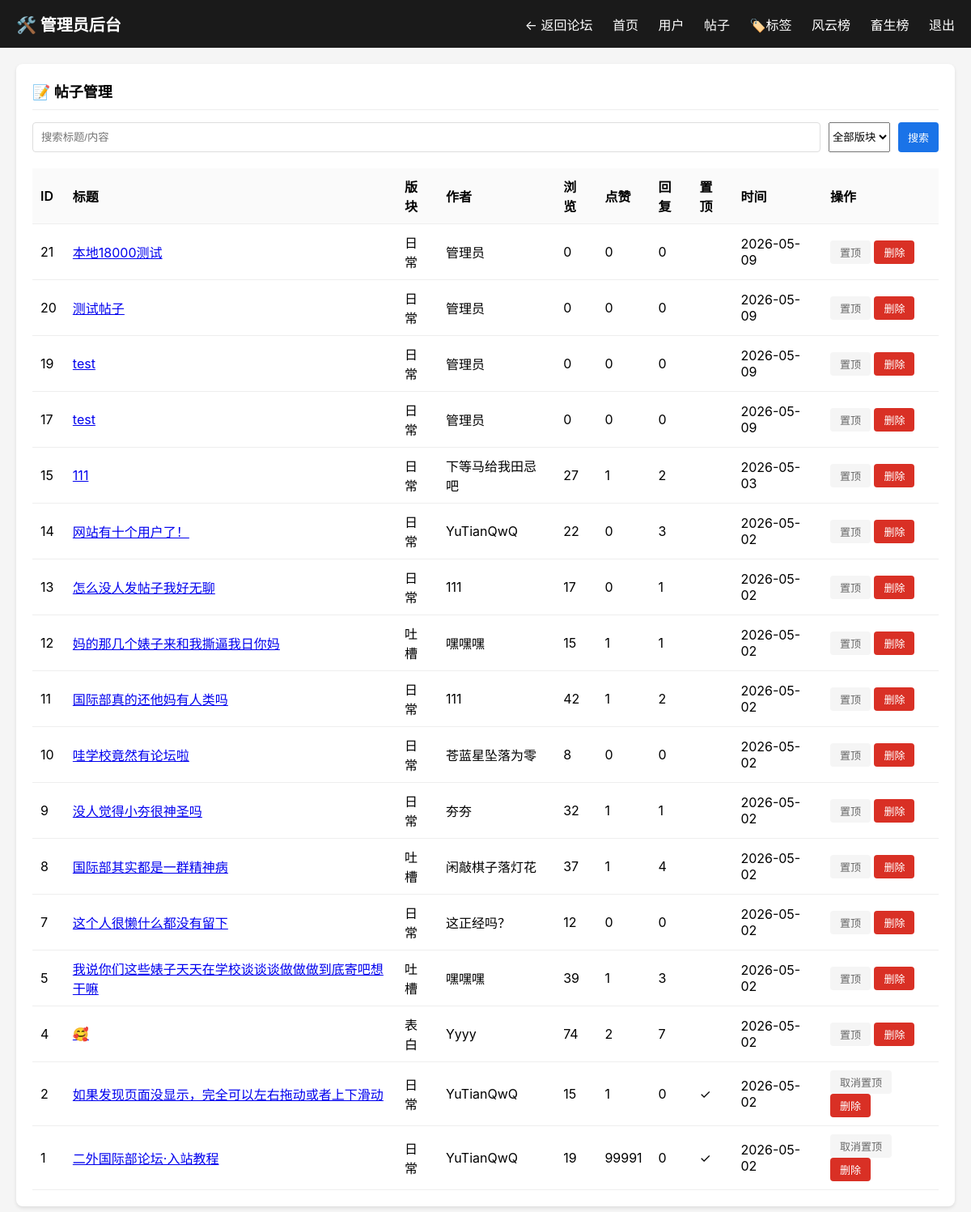
Screenshot of /manage/topics (signed in) with the database file from the repository.
### tables this page shows
CREATE TABLE topics (
            id INTEGER PRIMARY KEY AUTOINCREMENT,
            title TEXT NOT NULL,
            content TEXT NOT NULL,
            board_id INTEGER NOT NULL,
            user_id INTEGER NOT NULL,
            is_anonymous INTEGER DEFAULT 0,
            view_count INTEGER DEFAULT 0,
            like_count INTEGER DEFAULT 0,
            reply_count INTEGER DEFAULT 0,
            is_pinned INTEGER DEFAULT 0,
            created_at TEXT DEFAULT (datetime('now')),
            updated_at TEXT DEFAULT (datetime('now'))
        );

CREATE TABLE boards (
            id INTEGER PRIMARY KEY AUTOINCREMENT,
            slug TEXT UNIQUE NOT NULL,
            name TEXT NOT NULL,
            description TEXT DEFAULT '',
            color TEXT DEFAULT '#e07a5f',
            icon TEXT DEFAULT '📌',
            topic_count INTEGER DEFAULT 0,
            sort_order INTEGER DEFAULT 0
        );

CREATE TABLE users (
            id INTEGER PRIMARY KEY AUTOINCREMENT,
            username TEXT UNIQUE NOT NULL,
            nickname TEXT NOT NULL,
            password_hash TEXT NOT NULL,
            avatar TEXT DEFAULT '',
            bio TEXT DEFAULT '',
            is_admin INTEGER DEFAULT 0,
            created_at TEXT DEFAULT (datetime('now'))
        , level INTEGER DEFAULT 0, exp INTEGER DEFAULT 0, is_banned INTEGER DEFAULT 0);

### admin.py (the view)
@admin_bp.route('/topics')
@login_required
def topics():
    board_id = request.args.get('board')
    search = request.args.get('search')
    conn = get_db()
    query = '''
        SELECT t.id, t.title, t.content, t.view_count, t.like_count, t.reply_count,
               t.is_pinned, t.created_at, u.nickname, b.name as board_name
        FROM topics t
        LEFT JOIN users u ON t.user_id = u.id
        LEFT JOIN boards b ON t.board_id = b.id
        WHERE 1=1
    '''
    params = []
    if board_id:
        query += ' AND t.board_id=?'
        params.append(board_id)
    if search:
        query += ' AND (t.title LIKE ? OR t.content LIKE ?)'
        params.extend([f'%{search}%', f'%{search}%'])
    query += ' ORDER BY t.id DESC LIMIT 100'
    topics = conn.execute(query, params).fetchall()
    boards = conn.execute('SELECT id, name FROM boards').fetchall()
    conn.close()
    return render_template('admin/topics.html', topics=topics, boards=boards, current_board=board_id, search=search)

### admin.py (called while the page is built)
def get_db():
    return sqlite3.connect('/root/workspace/forum.db')

def login_required(f):
    @wraps(f)
    def decorated_function(*args, **kwargs):
        if 'user_id' not in session:
            return redirect('/login')
        user_id = session['user_id']
        conn = get_db()
        cur = conn.execute('SELECT is_admin FROM users WHERE id = ?', (user_id,))
        user = cur.fetchone()
        conn.close()
        if not user or not user[0]:
            return '<h1>权限不足，需要管理员账号</h1><a href="/">返回首页</a>'
        return f(*args, **kwargs)
    return decorated_function

### app.py (called while the page is built)
def get_db():
    conn = sqlite3.connect(DB_PATH, timeout=30)
    conn.execute("PRAGMA busy_timeout = 30000")
    conn.execute("PRAGMA journal_mode = WAL")
    conn.row_factory = sqlite3.Row
    return conn

def get_current_user():
    user_id = session.get('user_id')
    if not user_id:
        return None
    conn = get_db()
    user = conn.execute("SELECT id, username, nickname, avatar, bio, is_admin, level, exp, created_at FROM users WHERE id = ?", (user_id,)).fetchone()
    conn.close()
    return dict(user) if user else None

@app.context_processor
def inject_user():
    from flask import session, g
    user = get_current_user()
    return dict(user=user)

### templates/admin/topics.html (shortened to what this page needs)
{% extends "admin/base.html" %}
{% block content %}
<div class="card">
    <h2>📝 帖子管理</h2>
    <div class="search-box">
        <form method="get" style="display:flex;gap:10px;flex:1">
            <input type="text" name="search" placeholder="搜索标题/内容" value="{{ search or '' }}">
            <select name="board">
                <option value="">全部版块</option>
            </select>
            <button type="submit" class="btn btn-primary">搜索</button>
        </form>
    </div>
    <table>
        <tr>
            <th>ID</th>
            <th>标题</th>
            <th>版块</th>
            <th>作者</th>
            <th>浏览</th>
            <th>点赞</th>
            <th>回复</th>
            <th>置顶</th>
            <th>时间</th>
            <th>操作</th>
        </tr>
        {% for t in topics %}
        <tr>
            <td>{{ t[0] }}</td>
            <td><a href="/topic/{{ t[0] }}" target="_blank">{{ t[1][:30] }}</a></td>
            <td>{{ t[9] }}</td>
            <td>{{ t[8] or '未知' }}</td>
            <td>{{ t[3] }}</td>
            <td>{{ t[4] }}</td>
            <td>{{ t[5] }}</td>
            <td>{{ '✓' if t[6] else '' }}</td>
            <td>{{ t[7][:10] }}</td>
            <td>
                <a href="#" class="btn btn-ghost btn-sm" onclick="return false" data-action="pin" data-id="{{ t[0] }}">{{ '取消置顶' if t[6] else '置顶' }}</a>
                <a href="#" class="btn btn-danger btn-sm" onclick="return false" data-action="delete" data-id="{{ t[0] }}">删除</a>
            </td>
        </tr>
        {% endfor %}
    </table>
</div>
{% endblock %}

### templates/admin/base.html (style rules this page uses)
* { box-sizing: border-box; margin: 0; padding: 0; }
body { font-family: -apple-system, sans-serif; background: #f5f5f5; min-height: 100vh; }
.card { background: #fff; border-radius: 8px; padding: 20px; margin-bottom: 20px; box-shadow: 0 2px 4px rgba(0,0,0,0.1); }
.card h2 { margin-bottom: 15px; font-size: 18px; border-bottom: 1px solid #eee; padding-bottom: 10px; }
table { width: 100%; border-collapse: collapse; }
th, td { padding: 10px; text-align: left; border-bottom: 1px solid #eee; }
th { background: #fafafa; font-weight: 600; }
.btn { padding: 5px 12px; border-radius: 4px; border: none; cursor: pointer; font-size: 13px; text-decoration: none; display: inline-block; }
.btn-primary { background: #1a73e8; color: #fff; }
.btn-danger { background: #d93025; color: #fff; }
.btn-ghost { background: #f5f5f5; color: #666; }
.search-box { display: flex; gap: 10px; margin-bottom: 20px; }
.search-box input { flex: 1; padding: 10px; border: 1px solid #ddd; border-radius: 4px; }

### rows the page displays
topics: id "21", title "本地18000测试", name "日常", nickname "管理员", view_count "0", like_count "0", reply_count "0", created_at "2026-05-09", is_pinned "置顶"
topics: id "20", title "测试帖子", name "日常", nickname "管理员", view_count "0", like_count "0", reply_count "0", created_at "2026-05-09", is_pinned "置顶"
topics: id "19", title "test", name "日常", nickname "管理员", view_count "0", like_count "0", reply_count "0", created_at "2026-05-09", is_pinned "置顶"
topics: id "17", title "test", name "日常", nickname "管理员", view_count "0", like_count "0", reply_count "0", created_at "2026-05-09", is_pinned "置顶"
topics: id "15", title "111", name "日常", nickname "下等马给我田忌吧", view_count "27", like_count "1", reply_count "2", created_at "2026-05-03", is_pinned "置顶"
topics: id "14", title "网站有十个用户了！", name "日常", nickname "YuTianQwQ", view_count "22", like_count "0", reply_count "3", created_at "2026-05-02", is_pinned "置顶"
topics: id "13", title "怎么没人发帖子我好无聊", name "日常", nickname "111", view_count "17", like_count "0", reply_count "1", created_at "2026-05-02", is_pinned "置顶"
topics: id "12", title "妈的那几个婊子来和我撕逼我日你妈", name "吐槽", nickname "嘿嘿嘿", view_count "15", like_count "1", reply_count "1", created_at "2026-05-02", is_pinned "置顶"
topics: id "11", title "国际部真的还他妈有人类吗", name "日常", nickname "111", view_count "42", like_count "1", reply_count "2", created_at "2026-05-02", is_pinned "置顶"
topics: id "10", title "哇学校竟然有论坛啦", name "日常", nickname "苍蓝星坠落为零", view_count "8", like_count "0", reply_count "0", created_at "2026-05-02", is_pinned "置顶"
topics: id "9", title "没人觉得小夯很神圣吗", name "日常", nickname "夯夯", view_count "32", like_count "1", reply_count "1", created_at "2026-05-02", is_pinned "置顶"
topics: id "8", title "国际部其实都是一群精神病", name "吐槽", nickname "闲敲棋子落灯花", view_count "37", like_count "1", reply_count "4", created_at "2026-05-02", is_pinned "置顶"
topics: id "7", title "这个人很懒什么都没有留下", name "日常", nickname "这正经吗？", view_count "12", like_count "0", reply_count "0", created_at "2026-05-02", is_pinned "置顶"
topics: id "5", title "我说你们这些婊子天天在学校谈谈谈做做做到底寄吧想干嘛", name "吐槽", nickname "嘿嘿嘿", view_count "39", like_count "1", reply_count "3", created_at "2026-05-02", is_pinned "置顶"
topics: id "4", title "🥰", name "表白", nickname "Yyyy", view_count "74", like_count "2", reply_count "7", created_at "2026-05-02", is_pinned "置顶"
topics: id "2", title "如果发现页面没显示，完全可以左右拖动或者上下滑动", name "日常", nickname "YuTianQwQ", view_count "15", like_count "1", reply_count "0", is_pinned "✓", created_at "2026-05-02", is_pinned "取消置顶"
topics: id "1", title "二外国际部论坛·入站教程", name "日常", nickname "YuTianQwQ", view_count "19", like_count "99991", reply_count "0", is_pinned "✓", created_at "2026-05-02", is_pinned "取消置顶"
